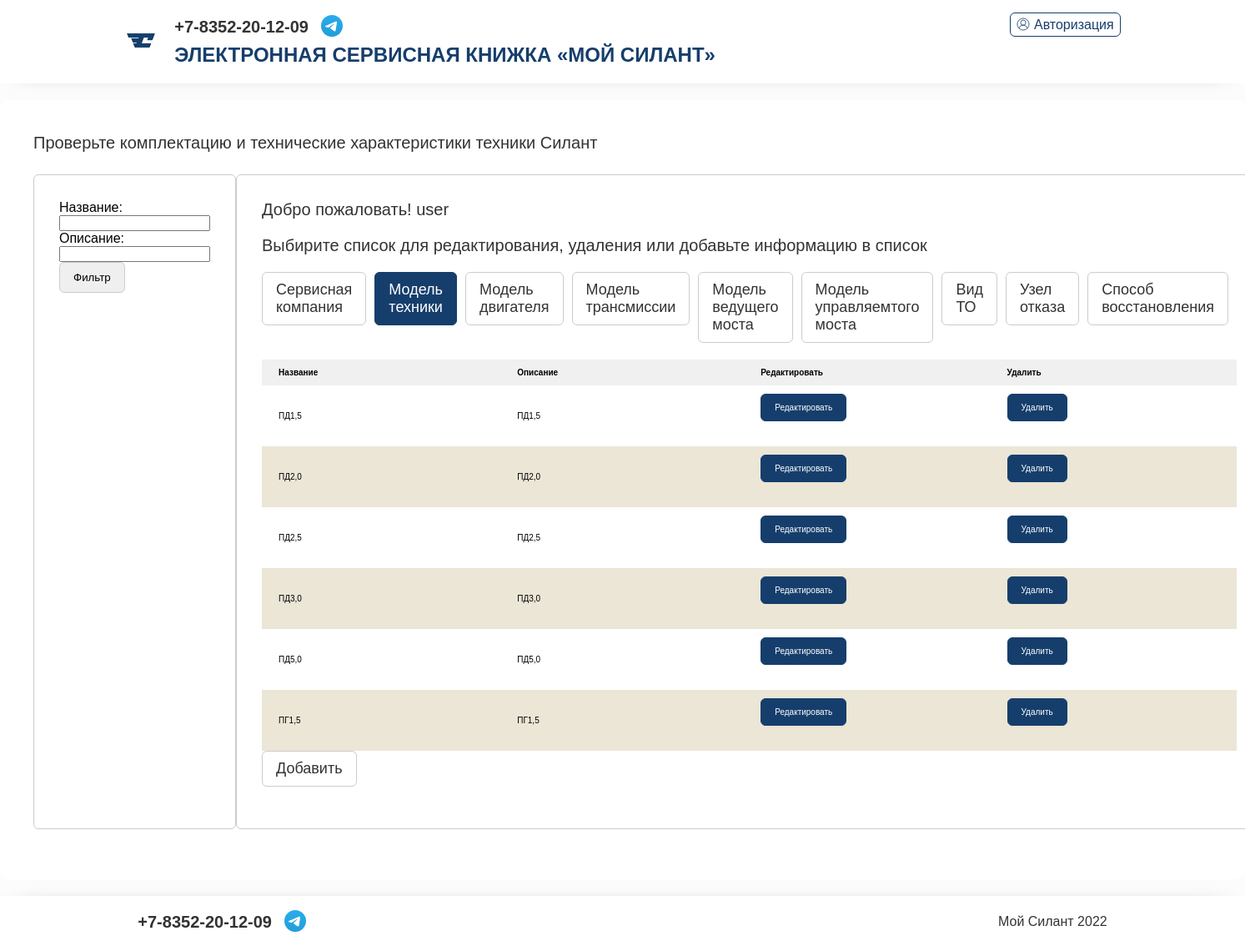
/modeltech/ (signed in), run on an earlier commit of the app's database.
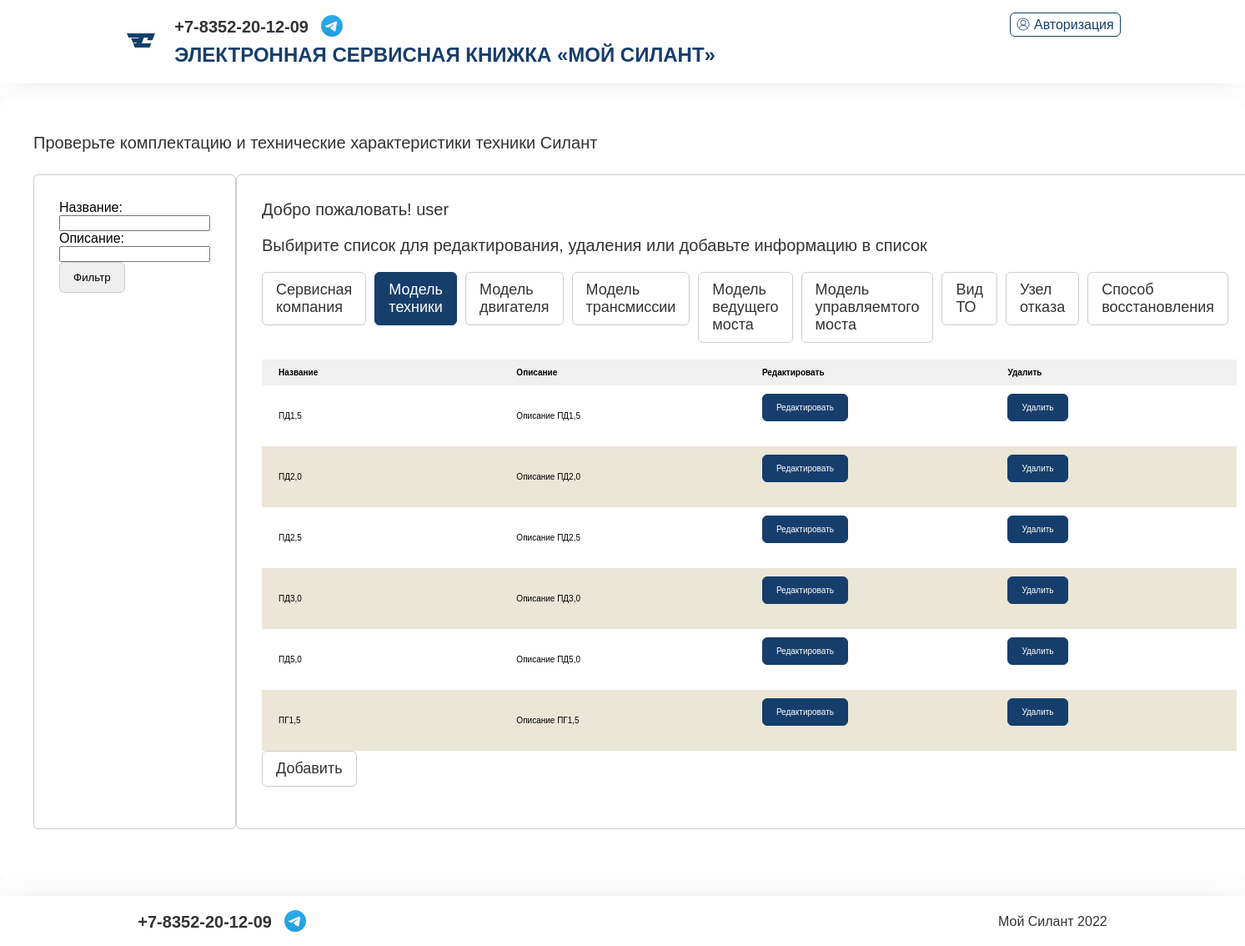
And on a later commit of the database.
### service/models.py (models this page shows, shortened)
class TechniqueModel(models.Model):
    name = models.TextField(verbose_name='Название')
    description = models.TextField(verbose_name='Описание')
    class Meta:
        verbose_name = 'Модель техники'

### service/views.py (the view)
# urls.py: path('modeltech/', TechniqueModelListView.as_view(), name='modeltech'),
class TechniqueModelListView(PermissionRequiredMixin, ListView):
    permission_required = ('service.view_techniquemodel')
    model = TechniqueModel
    context_object_name = 'techniquemodel'
    template_name = 'lists/techniquemodel_list.html'
    queryset = TechniqueModel.objects.all()
    login_url = '/'
    def get_context_data(self, **kwargs):  # забираем отфильтрованные объекты переопределяя метод get_context_data у наследуемого класса (привет, полиморфизм, мы скучали!!!)
        context = super().get_context_data(**kwargs)
        context['filter'] = TechniqueModelFilter(self.request.GET, queryset=self.get_queryset())  # вписываем наш фильтр в контекст
        return context

### templates/lists/techniquemodel_list.html (shortened to what this page needs)
<!DOCTYPE html>
{% extends 'base.html' %}
{% load static %}
{% block content %}
<div id="content">
  <div class="centrator">
    <section>
      <div class="line"><span class="title">Проверьте комплектацию и технические характеристики техники Силант</span></div>
      <div class="line">
        <div class="search_result">
        <div class="result_info">
          <div class="result_collection">
            <form method="GET">
              {{ filter.form }}
                <div class="tabs"><input class="tab" type="submit" value="Фильтр"></div>
            </form>
          </div>
        </div>
      </div>
      <div class="column">
        <div class="search_result">
          <div class="result_info"><span>Добро пожаловать! {{request.user.username}}</span></div>
          <div class="result_info"><span>Выбирите список для редактирования, удаления или добавьте информацию в список</span></div>
          <div class="result_collection">
            <div class="tabs">
              <a href="/servisecomp/"><div class="tab"><span>Сервисная компания</span></div></a>
              <a href="/modeltech/"><div class="tab active"><span>Модель техники</span></div></a>
              <a href="/modeleng/"><div class="tab"><span>Модель двигателя</span></div></a>
              <a href="/modeltrans/"><div class="tab"><span>Модель трансмиссии</span></div></a>
              <a href="/modelaxel/"><div class="tab"><span>Модель ведущего моста</span></div></a>
              <a href="/modelsteer/"><div class="tab"><span>Модель управляемтого моста</span></div></a>
              <a href="/servisetype/"><div class="tab"><span>Вид ТО</span></div></a>
              <a href="/fnode/"><div class="tab"><span>Узел отказа</span></div></a>
              <a href="/reco/"><div class="tab"><span>Способ восстановления</span></div></a>
            </div>
          </div>
          <div class="result_collection">
            <table>
              <tbody><tr>
                <th class="nam left">Название</th>
                <th class="nam left">Описание</th>
                <th class="nam left">Редактировать</th>
                <th class="nam left">Удалить</th>
              </tr>
              {% for m in filter.qs %}
              <tr id="myUL">
                <td class="nam left">{{m.name}}</td>
                <td class="nam left">{{m.description}}</td>
                <td class="nam left">
                  <div class="tabs">
                    <a href="{% url 'edit_modeltech' m.pk %}"><div class="tab active"><span><div class="smalltext">Редактировать</div></span></div></a>
                  </div>
                </td>
                <td class="nam left">
                  <div class="tabs">
                    <a href="{% url 'delete_techniquemodel' m.pk %}"><div class="tab active"><span><div class="smalltext">Удалить</div></span></div></a>
                  </div>
                </td>
              </tr>
              {% endfor %}
              </tbody></table>
              <div class="tabs"><a href="{% url 'create_modeltech' %}"><div class="tab"><span>Добавить</span></div></a></div>
          </div>
        </div>
      </div>
    </div>
  </div>
</div>
{% endblock content %}

### templates/base.html (shortened to what this page needs)
<!DOCTYPE html>
<html><script type="text/javascript" src="chrome-extension://kajfghlhfkcocafkcjlajldicbikpgnp/catcher.js"></script>
<head><meta http-equiv="Content-Type" content="text/html; charset=UTF-8">
    {% load static %}
    <link rel="stylesheet" media="all" href="{% static 'css//app_debug.css' %}" data-turbolinks-track="reload">
    <link rel="stylesheet" type="text/css" href="{% static 'css/includes.css' %}"><script async="" type="text/javascript" src="/static/js/vendor.js"></script></head>
    <body data-new-gr-c-s-check-loaded="14.1091.0" data-gr-ext-installed="">
    <header>
        <div class="centrator">
            <div class="leftside">
                <div id="toplogo"><a href="/user/"><img srcset="/static/pics/logo2.png 2x" src="/static/pics/logo1.png"></a></div>
            </div>
            <div class="rightside">
                <div class="line">
                    <div id="contacts" class="p-l-2">
                        <span class="phone"><a href="tel:+7-8352-20-12-09">+7-8352-20-12-09</a></span>
                            <span><a href="http://localhost/?#"></a></span>
                    </div>
                    <div id="auth_widget">
                        {% if is_aut %}
                        <a href="/sign/logout/"><svg xmlns="http://www.w3.org/2000/svg" fill="none" stroke="currentColor" stroke-width="30" viewBox="0 0 600 600">
                        <circle cx="300" cy="300" r="265"></circle><circle cx="300" cy="230" r="115"></circle><path d="M106.819 481.4a205 205 1 0 1 386.362 0"></path></svg>Выход</a>
                        {% else %}
                        <a href="/sign/login/"><svg xmlns="http://www.w3.org/2000/svg" fill="none" stroke="currentColor" stroke-width="30" viewBox="0 0 600 600"><circle cx="300" cy="300" r="265"></circle>
                        <circle cx="300" cy="230" r="115"></circle><path d="M106.819 481.4a205 205 1 0 1 386.362 0"></path></svg>Авторизация</a>
                        {% endif %}
                    </div>
                </div>
                <div class="line">
                    <div id="project_name" class="p-l-2"><span>Электронная сервисная книжка «Мой силант»</span></div>
                </div>
            </div>
        </div>
    </header>
    {% block content %}
    {% endblock content %}
    <footer>
        <div class="centrator">
            <div class="leftside">
                <div class="line">
                    <div id="contacts">
                        <span class="phone"><a href="tel:+7-8352-20-12-09">+7-8352-20-12-09</a></span>
                        <span><a></a></span>
                    </div>
                </div>
            </div>
            <div class="rightside"><span id="copyright">Мой Силант 2022</span></div>
        </div>
    </footer>

### static/css/app_debug.css (style rules this page uses)
:root { --cold-color: #163e6c; --hot-color: #d20a11; --blanc-color: #ebe6d6; --basic-text-color: #333; --basic-border-color: #ccc; }
.smalltext { font-size: 10px; }
* { padding: 0; margin: 0; }
p, span, li { color: var(--basic-text-color); }
a:link, a:any-link { color: var(--cold-color); text-decoration: none; }
div, input, header, footer, section { box-sizing: border-box; position: relative; }
body { min-height: 100vh; display: flex; flex-direction: column; background: #fcfcfc; font-family: Astra Sans, Helvetica, Arial, sans-serif; }
.line { display: flex; flex-direction: row; width: 100%; }
.column { flex-direction: column; width: 100%; }
.p-l-2 { padding-left: 20px; }
.centrator { display: flex; flex-direction: row; min-width: 80%; }
.centrator .leftside { width: max-content; }
.centrator .rightside { width: 100%; display: flex; justify-content: flex-end; flex-direction: column; }
.centrator .rightside > .line { justify-content: flex-end; }
#contacts { justify-content: flex-start; display: flex; flex: 1; width: max-content; }
#contacts svg { width: 26px; height: 26px; margin: -5px; }
#contacts span { font-size: 20px; font-weight: bold; margin-right: 20px; }
#contacts span a { text-decoration: none; color: var(--basic-text-color); }
#auth_widget { color: red; }
#auth_widget a { padding: 5px 7px; box-sizing: border-box; border-radius: 6px; border: 1px solid; }
#auth_widget svg { width: 16px; height: 16px; margin: 0 5px -2px 0; }
#project_name { justify-content: flex-start; display: flex; flex: 1; }
#project_name span { font-size: 24px; text-transform: uppercase; margin-top: 8px; cursor: default; font-weight: bold; color: var(--cold-color); }
#copyright { text-align: right; }
header { background: #fff; width: 100%; height: 100px; display: flex; justify-content: center; box-shadow: 0 0 30px -24px; }
header .leftside { display: flex; justify-content: center; }
header .leftside > div { display: flex; align-self: center; }
header .rightside { align-self: center; }
footer { background: #fff; width: 100%; height: 60px; display: flex; justify-content: center; padding: 20px; box-shadow: 0 0 30px -24px; flex: 0 0 auto; }
#content { align-self: stretch; display: flex; flex: 1; justify-content: center; }
#content section { background: #fff; width: 100%; margin: 20px 0; padding: 40px; border-radius: 10px; height: min-content; }
#content section .search_result { border: 1px solid var(--basic-border-color); padding: 30px; margin: 20px 0; border-radius: 6px; }
#content section .search_result .result_info span { font-size: 20px; display: block; margin: 0 0 20px; }
#content section .search_result .result_collection .tabs { display: flex; margin-bottom: 20px; }
#content section .search_result .result_collection .tabs .tab { padding: 10px 16px; border-radius: 6px; margin-right: 10px; border: 1px solid var(--basic-border-color); cursor: pointer; }
#content section .search_result .result_collection .tabs .tab span { font-size: 18px; }
#content section .search_result .result_collection .tabs .tab.active, #content section .search_result .result_collection .tabs .tab:hover { border-color: var(--cold-color); background: var(--cold-color); }
#content section .search_result .result_collection .tabs .tab.active span, #content section .search_result .result_collection .tabs .tab:hover span { color: #fff; }
#content section .search_result .result_collection table { border-spacing: 0; max-width: 100%; min-width: 100%; empty-cells: show; }
#content section .search_result .result_collection table tr th { background: #f0f0f0; font-weight: bold; font-size: 10px; }
#content section .search_result .result_collection table tr td { border-spacing: 0; }
#content section .search_result .result_collection table tr:nth-child(2n+1) td { background: var(--blanc-color); }
#content section .search_result .result_collection table tr td, #content section .search_result .result_collection table tr th { padding: 10px 20px; }
#content section .search_result .result_collection table tr td.left, #content section .search_result .result_collection table tr th.left { text-align: left; }
#content section .search_result .result_collection table tr td.nam, #content section .search_result .result_collection table tr th.nam { min-width: 10px; max-width: 50px; font-size: 10px; }
#content section .title { font-size: 20px; cursor: default; margin-bottom: 6px; }
#content section form { width: 100%; display: flex; flex-direction: column; }

What changed in the data, as far as the page shows it:
changed TechniqueModel "ПД1,5": description "ПД1,5" → "Описание ПД1,5"
changed TechniqueModel "ПД2,0": description "ПД2,0" → "Описание ПД2,0"
changed TechniqueModel "ПД2,5": description "ПД2,5" → "Описание ПД2,5"
changed TechniqueModel "ПД3,0": description "ПД3,0" → "Описание ПД3,0"
changed TechniqueModel "ПД5,0": description "ПД5,0" → "Описание ПД5,0"
changed TechniqueModel "ПГ1,5": description "ПГ1,5" → "Описание ПГ1,5"
